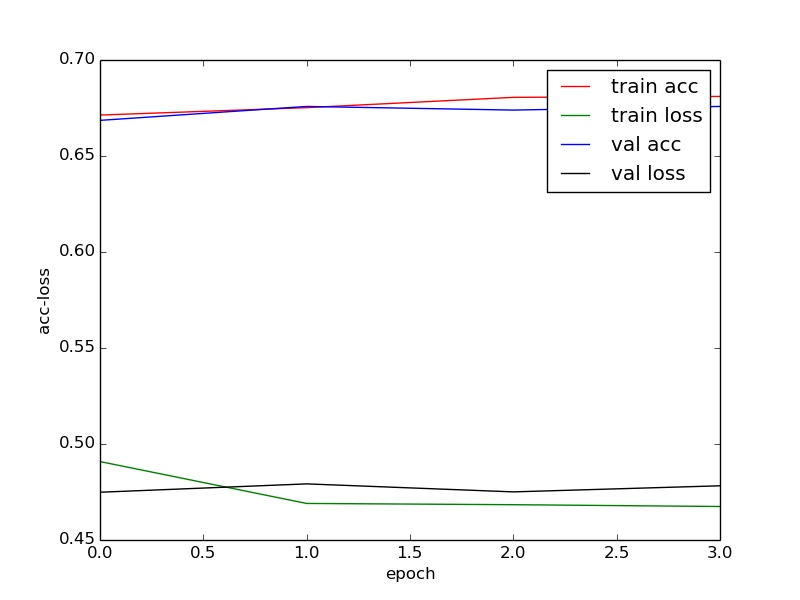

The script that saved this image:
#coding=utf-8
import pandas as pd
import time
import csv
import pylab as plt
import numpy as np
from keras.layers import Dense, Activation, Dropout
from keras.layers import LSTM,GRU
from keras.optimizers import RMSprop
from keras.models import Sequential
from keras.utils.np_utils import to_categorical
from feature import *
from keras.callbacks import EarlyStopping
from lossHistory import LossHistory



def create_model(layers):
    """
    Returns a sequential model by given topological arguments.
    :param layers:[input_shape, hidden_dim, output_dim]
    :return:
    """
    model = Sequential()

    model.add(LSTM(
        input_shape=layers[0],  # need change
        output_dim=layers[1],
        return_sequences=True))
    model.add(Dropout(0.2))
    model.add(LSTM(
        output_dim=layers[2],
        return_sequences=False))
    model.add(Dropout(0.2))

    # model.add(LSTM(
    #     output_dim=layers[2],
    #     return_sequences=True))
    # model.add(Dropout(0.2))
    #
    # model.add(LSTM(
    #     output_dim=layers[2],
    #     return_sequences=False))
    # model.add(Dropout(0.2))

    model.add(Dense(
        output_dim=layers[3]))
    model.add(Activation("softmax"))

    start = time.time()
    print "Compilation Time : ", time.time() - start
    return model


def get_ranked_diff_3(Pc):
    ranked_diff1=[]
    print 'yyh'
    print Pc
    print Pc.__len__()
    for i in range(Pc.__len__()):
        # if i==1:
        #     ranked_diff1.append(2)
        # else:
        #     if Pc[i]-Pc[i-1]>1:a
        #         ranked_diff1.append(0)
        #     elif Pc[i-1]-Pc[i]>1:
        #         ranked_diff1.append(1)
        #     else:
        #         ranked_diff1.append(2)
        if i==1:
            ranked_diff1.append(2)
        else:
            if Pc[i]>Pc[i-1]:
                ranked_diff1.append(0)
            elif Pc[i-1]>Pc[i]:
                ranked_diff1.append(1)
            else:
                ranked_diff1.append(2)
    return ranked_diff1
    '''
    diff1 = Pc.diff(1)
    diff1[0] = 0
    sorted_diff1 = sorted(diff1)
    # Q1 = sorted_diff1[len(sorted_diff1)/5]
    # Q2 = sorted_diff1[len(sorted_diff1)/5*2]
    # Q3 = sorted_diff1[len(sorted_diff1)/5*3]
    # Q4 = sorted_diff1[len(sorted_diff1)/5*4]
    # print Q1,Q2,Q3,Q4
    # ranked_diff1 = []
    # for val in diff1:
    #     if val<Q1:
    #         ranked_diff1.append(0)
    #     elif val>=Q1 and val<Q2:
    #         ranked_diff1.append(1)
    #     elif val>=Q2 and val<Q3:
    #         ranked_diff1.append(2)
    #     elif val>=Q3 and val<Q4:
    #         ranked_diff1.append(3)
    #     else:
    #         ranked_diff1.append(4)
    # return ranked_diff1
    Q1 = sorted_diff1[len(sorted_diff1) / 3]
    Q2 = sorted_diff1[len(sorted_diff1) / 3* 2]
    print Q1, Q2
    ranked_diff1 = []
    for val in diff1:
        if val < Q1:
            ranked_diff1.append(0)
        elif val >= Q1 and val < Q2:
            ranked_diff1.append(1)
        elif val >= Q2:
            ranked_diff1.append(2)
    return ranked_diff1
    '''
# def get_ranked_diff_2(Pc):
#     diff1 = Pc.diff(1)
#     diff1[0] = 0
#     sorted_diff1 = sorted(diff1)
#     Q1 = sorted_diff1[len(sorted_diff1)/2]
#     ranked_diff1 = []
#     for val in diff1:
#         if val<Q1:
#             ranked_diff1.append(0)
#         else:
#             ranked_diff1.append(1)
#     return ranked_diff1

def select_fea(x_train,x_test,indexs):
    return x_train[:,:,indexs],x_test[:,:,indexs]


def read_Pc(name):
    csvfile = file('000875.csv', 'rb')
    print 'hahahahahahahaa'
    print name
    reader = csv.reader(csvfile)
    Pc = []
    for line in reader:
        Pc.append(float(line[1]))
    return Pc


def get_X_Y(Pc,seq_len=10,test_percent=0.2):
    ranked_diff_series_3 = get_ranked_diff_3(Pc)
    fey= []
    out = open('huangjin.csv')
    # csv_writer = csv.reader(out)
    # for line in csv_writer:
    #     #print len(fey)
    #     fey.append(line[2])
    #     # print line[2]
    # print fey
    # ranked_diff_series_2 = get_ranked_diff_2(Pc)
    # print ranked_diff_series
    # ranked_diff = [v for v in ranked_diff_series]
    # print ranked_diff
    fea_yestPc = YEST(Pc)
    fea_yestPc = np.reshape(fea_yestPc, (fea_yestPc.shape[0], 1))
    Pc = np.array(Pc)
    # fey_binary_ranked_diff_2 = to_categorical(fey, 2)
    # print 'xixixixi'
    # print fey_binary_ranked_diff_2.shape
    fea_binary_ranked_diff_3 = to_categorical(ranked_diff_series_3, 3)
    print fea_binary_ranked_diff_3.shape#5 dim
    # fea_binary_ranked_diff_2 = to_categorical(ranked_diff_series_2, 2)  # 5 dim
    Ma6 = MA(6,Pc)
    fea_BIAS6 = BIAS(6,Pc,Ma6)
    fea_BIAS6 = np.reshape(fea_BIAS6, (fea_BIAS6.shape[0], 1))
    fea_MA5 = MA(5,Pc)
    fea_MA5 = np.reshape(fea_MA5, (fea_MA5.shape[0], 1))
    Sy = SY(Pc)
    fea_ASY4 = ASY(4,Sy)
    # print fea_ASY4.shape#(4311,1)
    fea_ASY4 = np.reshape(fea_ASY4, (fea_ASY4.shape[0], 1))
    #print fea_binary_ranked_diff_5.shape#(4311,5)
    #                        0,1,2              3         4       5        6      7                       8
    fea_total = np.hstack((fea_binary_ranked_diff_3,fea_BIAS6,fea_MA5,fea_ASY4,fea_yestPc))
    print 'yyhyyhyyh'
    print fea_total    #(4311,11)
    seq_data = []
    for i in range(len(fea_total)-seq_len+1):
        seq_data.append(fea_total[i:i+seq_len])
    total_len = len(seq_data)
    seq_data = np.array(seq_data)
    print seq_data.shape
    print seq_data
    train_len = int(total_len*(1-test_percent))
    x_train = seq_data[0:train_len,0:-1,:]
    y_train = seq_data[0:train_len,-1,0:3]
    x_test = seq_data[train_len::,0:-1,:]
    y_test = seq_data[train_len::,-1,0:3]
    # print 'yyhyyhyyhyhh'
    # print x_train
    # print 'stop'
    # print y_train 121 211
    return x_train, y_train, x_test, y_test


#[恒生指数，国企指数，上证综指，’沪深300‘，日经225，南韩综合，台湾加权，道琼斯，标普500，纳斯达克，德国dax，法国cac]
if __name__=='__main__':
    index_code = ['^hsi','^hsce','000001.ss','000300.ss','^n225','^ks11','^twii','^dji','^gspc','^ixic','^gdaxi','^fchi']
    need_train = True
    Pc = read_Pc('^dji')#Pc = pd.Series(Pc)
    X_train, Y_train, X_test, Y_test = get_X_Y(Pc,seq_len=5,test_percent=0.2 )
    X_train, X_test = select_fea(X_train,X_test,[0,1,2,3,4,5])
    scores = []
    losshistory=LossHistory()
    for i in range(5):
        model = create_model([(4,6),50,100, 3])#input_shape=[seq_len-1,indicator_num]
        if need_train == False:
            model.load_weights("my_model.h5")
        else:
            op = RMSprop(lr=0.0005)
            model.compile(loss="binary_crossentropy", optimizer=op, metrics=['accuracy'])
            # model.fit(X_train, Y_train, nb_epoch=50, batch_size=150, verbose=1)
            early_stopping = EarlyStopping(monitor='val_loss', patience=2)
            model.fit(X_train, Y_train, validation_split=0.2, callbacks=[losshistory,early_stopping])
            model.save_weights('my_model.h5')

        score = model.evaluate(X_test, Y_test, verbose=0)
        scores.append((i + 1, score[1]))
        print 'score', score#loss,acc
    sum=0
    for s in scores:
        print s[0], s[1]
        sum=sum+s[1]
    losshistory.loss_plot('epoch')
    print "average=",sum/5
    print "6 feature 5day"
# scores = []
# for i in range(10):
#     model.fit(X_train, Y_train, nb_epoch=(i+1)*10, batch_size=10)
#     score = model.evaluate(X_test, Y_test)
#     scores.append(score)
# np.save('scores.npy',scores)

# plt.plot(range(100),ranked_diff1[0:100],'r-')
# plt.ylim(-3,3)
# plt.show()


